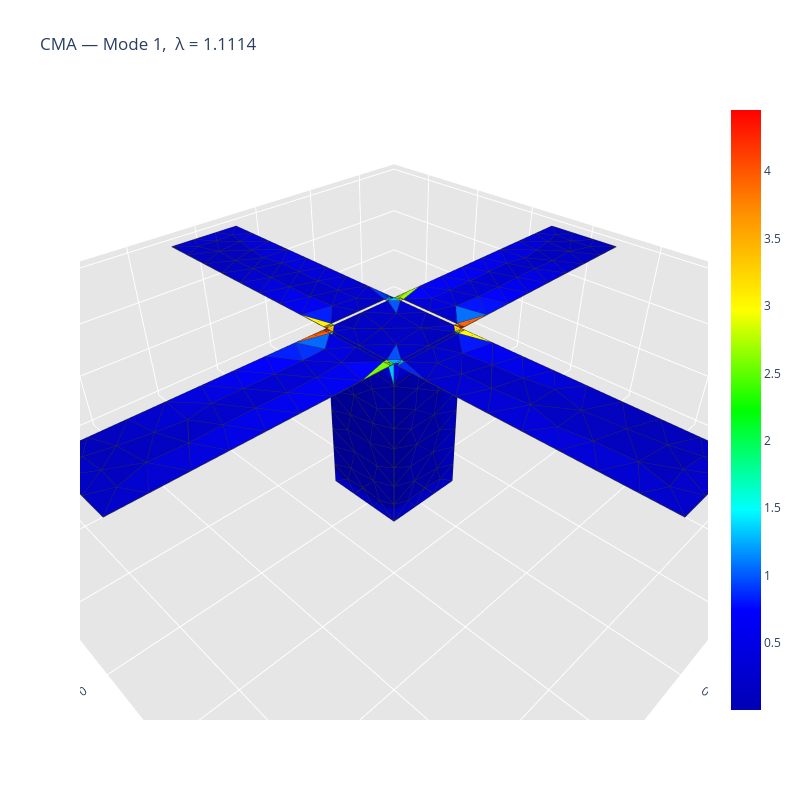
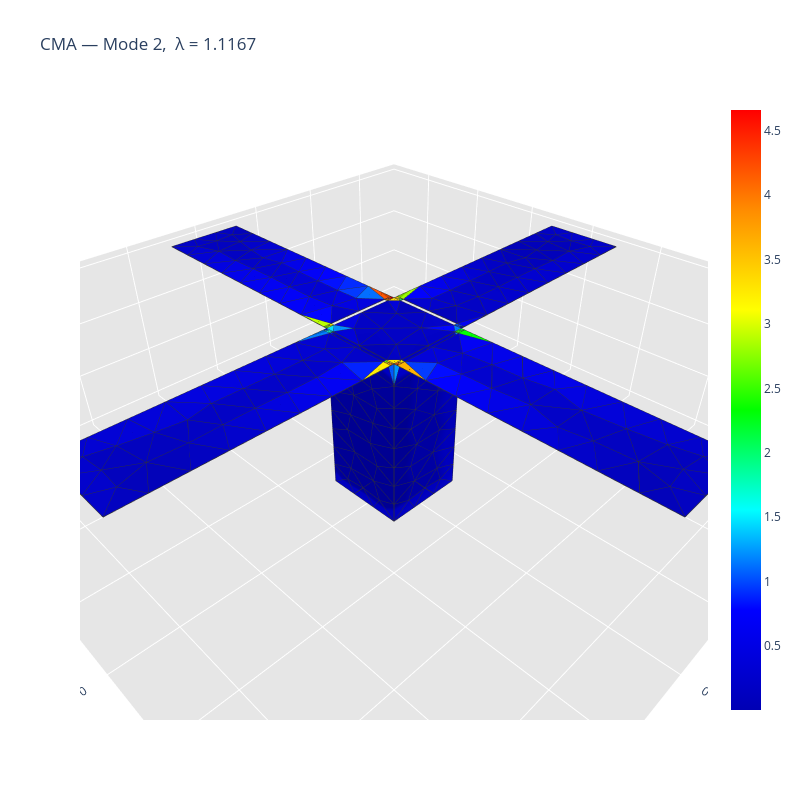
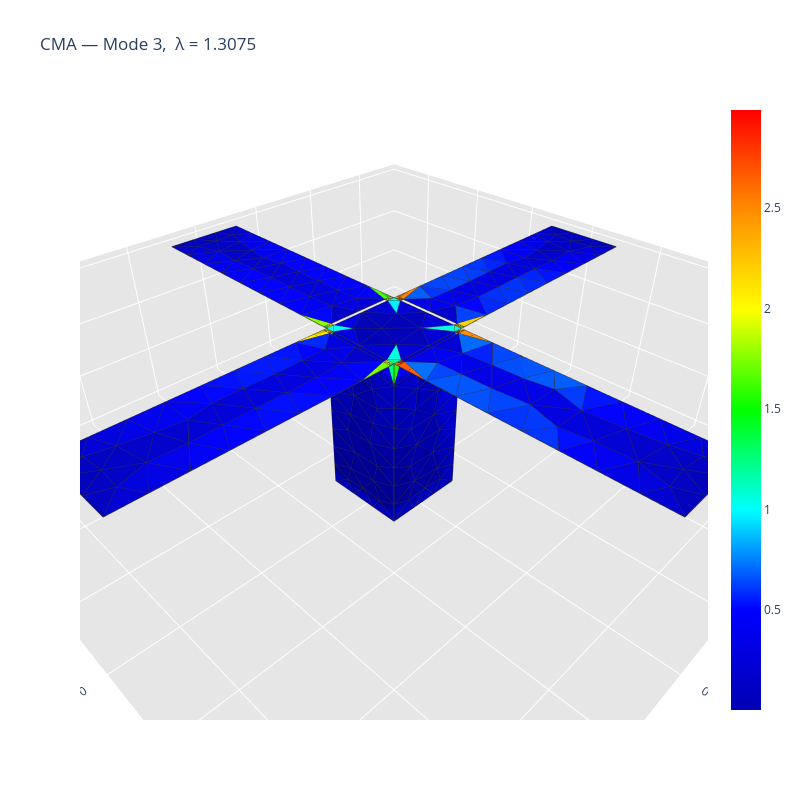
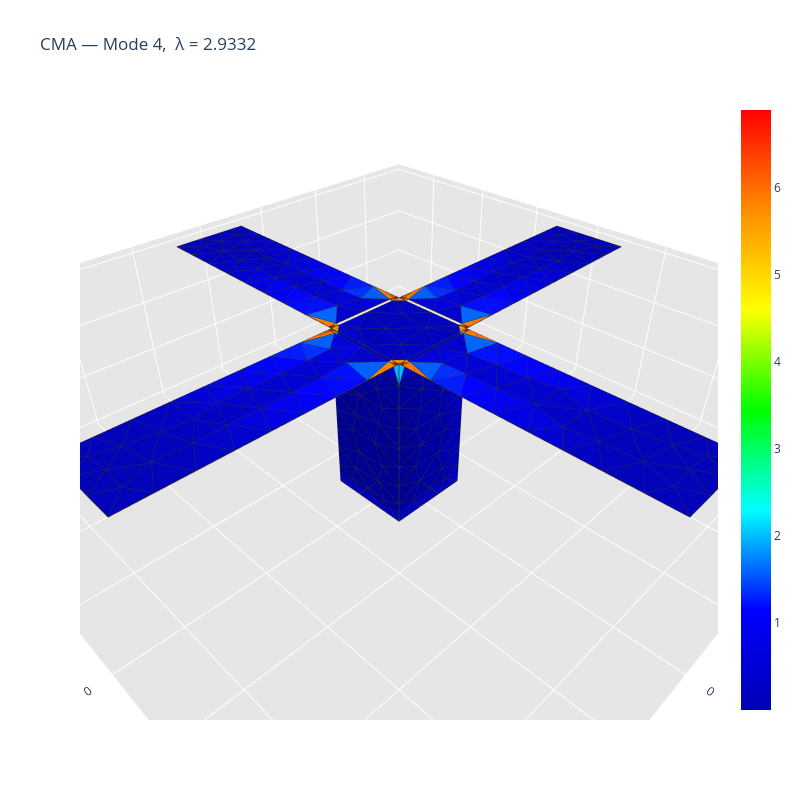

Write notebook code for charts like these, in order.
### Code cell
# 5. Characteristic currents of the first 6 modes, at the design frequency.
#    show_current_arrows=True (default) overlays black arrows along the modal
#    current; save_image=True writes cma_mode<n>_current_<name>.pdf.
frequency = 436.5e6
modal_data = cma_algorithm(path, frequency=frequency, n_modes=n_modes_cma,
                           show=True, save_image=False, show_current_arrows=True)

### Figure 1 — Plotly figure (JSON) as saved in the notebook; plotly's stock layout.template omitted (floating-point values rounded to 4 significant figures; data arrays with more than 128 entries replaced by an {"elided": "..."} marker saying what was removed)
{"data": [{"facecolor": {"elided": "530 str values"}, "i": {"elided": "530 int values"}, "j": {"elided": "530 int values"}, "k": {"elided": "530 int values"}, "name": "", "type": "mesh3d", "x": {"elided": "309 float values"}, "y": {"elided": "309 float values"}, "z": {"elided": "309 float values"}}, {"line": {"color": "rgb(50, 50, 50)", "width": 1.5}, "mode": "lines", "showlegend": false, "type": "scatter3d", "x": {"elided": "2650 float values"}, "y": {"elided": "2650 float values"}, "z": {"elided": "2650 float values"}}, {"hoverinfo": "none", "marker": {"color": [0.002699, 4.454], "colorscale": [[0, "rgb(0, 0, 180)"], [0.1667, "rgb(0, 0, 255)"], [0.3333, "rgb(0, 255, 255)"], [0.5, "rgb(0, 255, 0)"], [0.6667, "rgb(255, 255, 0)"], [0.8333, "rgb(255, 140, 0)"], [1, "rgb(255, 0, 0)"]], "showscale": true, "size": 0.1}, "mode": "markers", "showlegend": false, "type": "scatter3d", "x": [-0.05], "y": [-0.05], "z": [-0.3]}, {"anchor": "tail", "colorscale": [[0, "black"], [1, "black"]], "name": "Current direction", "showscale": false, "sizemode": "absolute", "sizeref": 0.0284, "type": "cone", "u": {"elided": "530 float values"}, "v": {"elided": "530 float values"}, "w": {"elided": "530 float values"}, "x": {"elided": "530 float values"}, "y": {"elided": "530 float values"}, "z": {"elided": "530 float values"}}], "layout": {"height": 800, "legend": {"bgcolor": "rgba(255,255,255,0.7)", "bordercolor": "lightgray", "borderwidth": 1, "x": 0.2, "xanchor": "left", "y": 0.9, "yanchor": "top"}, "scene": {"aspectratio": {"x": 1, "y": 1, "z": 0.3}, "camera": {"eye": {"x": 0.65, "y": 0.65, "z": 0.65}}, "xaxis": {"backgroundcolor": "rgb(230, 230, 230)", "gridcolor": "rgb(255, 255, 255)", "showbackground": true, "zerolinecolor": "rgb(255, 255, 255)"}, "yaxis": {"backgroundcolor": "rgb(230, 230, 230)", "gridcolor": "rgb(255, 255, 255)", "showbackground": true, "zerolinecolor": "rgb(255, 255, 255)"}, "zaxis": {"backgroundcolor": "rgb(230, 230, 230)", "gridcolor": "rgb(255, 255, 255)", "showbackground": true, "zerolinecolor": "rgb(255, 255, 255)"}}, "title": {"text": "CMA — Mode 1,  λ = 1.1114"}, "width": 800}}

### Figure 2 — Plotly figure (JSON) as saved in the notebook; plotly's stock layout.template omitted (floating-point values rounded to 4 significant figures; data arrays with more than 128 entries replaced by an {"elided": "..."} marker saying what was removed)
{"data": [{"facecolor": {"elided": "530 str values"}, "i": {"elided": "530 int values"}, "j": {"elided": "530 int values"}, "k": {"elided": "530 int values"}, "name": "", "type": "mesh3d", "x": {"elided": "309 float values"}, "y": {"elided": "309 float values"}, "z": {"elided": "309 float values"}}, {"line": {"color": "rgb(50, 50, 50)", "width": 1.5}, "mode": "lines", "showlegend": false, "type": "scatter3d", "x": {"elided": "2650 float values"}, "y": {"elided": "2650 float values"}, "z": {"elided": "2650 float values"}}, {"hoverinfo": "none", "marker": {"color": [0.00186, 4.662], "colorscale": [[0, "rgb(0, 0, 180)"], [0.1667, "rgb(0, 0, 255)"], [0.3333, "rgb(0, 255, 255)"], [0.5, "rgb(0, 255, 0)"], [0.6667, "rgb(255, 255, 0)"], [0.8333, "rgb(255, 140, 0)"], [1, "rgb(255, 0, 0)"]], "showscale": true, "size": 0.1}, "mode": "markers", "showlegend": false, "type": "scatter3d", "x": [-0.05], "y": [-0.05], "z": [-0.3]}, {"anchor": "tail", "colorscale": [[0, "black"], [1, "black"]], "name": "Current direction", "showscale": false, "sizemode": "absolute", "sizeref": 0.0284, "type": "cone", "u": {"elided": "530 float values"}, "v": {"elided": "530 float values"}, "w": {"elided": "530 float values"}, "x": {"elided": "530 float values"}, "y": {"elided": "530 float values"}, "z": {"elided": "530 float values"}}], "layout": {"height": 800, "legend": {"bgcolor": "rgba(255,255,255,0.7)", "bordercolor": "lightgray", "borderwidth": 1, "x": 0.2, "xanchor": "left", "y": 0.9, "yanchor": "top"}, "scene": {"aspectratio": {"x": 1, "y": 1, "z": 0.3}, "camera": {"eye": {"x": 0.65, "y": 0.65, "z": 0.65}}, "xaxis": {"backgroundcolor": "rgb(230, 230, 230)", "gridcolor": "rgb(255, 255, 255)", "showbackground": true, "zerolinecolor": "rgb(255, 255, 255)"}, "yaxis": {"backgroundcolor": "rgb(230, 230, 230)", "gridcolor": "rgb(255, 255, 255)", "showbackground": true, "zerolinecolor": "rgb(255, 255, 255)"}, "zaxis": {"backgroundcolor": "rgb(230, 230, 230)", "gridcolor": "rgb(255, 255, 255)", "showbackground": true, "zerolinecolor": "rgb(255, 255, 255)"}}, "title": {"text": "CMA — Mode 2,  λ = 1.1167"}, "width": 800}}

### Figure 3 — Plotly figure (JSON) as saved in the notebook; plotly's stock layout.template omitted (floating-point values rounded to 4 significant figures; data arrays with more than 128 entries replaced by an {"elided": "..."} marker saying what was removed)
{"data": [{"facecolor": {"elided": "530 str values"}, "i": {"elided": "530 int values"}, "j": {"elided": "530 int values"}, "k": {"elided": "530 int values"}, "name": "", "type": "mesh3d", "x": {"elided": "309 float values"}, "y": {"elided": "309 float values"}, "z": {"elided": "309 float values"}}, {"line": {"color": "rgb(50, 50, 50)", "width": 1.5}, "mode": "lines", "showlegend": false, "type": "scatter3d", "x": {"elided": "2650 float values"}, "y": {"elided": "2650 float values"}, "z": {"elided": "2650 float values"}}, {"hoverinfo": "none", "marker": {"color": [0.001509, 2.988], "colorscale": [[0, "rgb(0, 0, 180)"], [0.1667, "rgb(0, 0, 255)"], [0.3333, "rgb(0, 255, 255)"], [0.5, "rgb(0, 255, 0)"], [0.6667, "rgb(255, 255, 0)"], [0.8333, "rgb(255, 140, 0)"], [1, "rgb(255, 0, 0)"]], "showscale": true, "size": 0.1}, "mode": "markers", "showlegend": false, "type": "scatter3d", "x": [-0.05], "y": [-0.05], "z": [-0.3]}, {"anchor": "tail", "colorscale": [[0, "black"], [1, "black"]], "name": "Current direction", "showscale": false, "sizemode": "absolute", "sizeref": 0.0284, "type": "cone", "u": {"elided": "530 float values"}, "v": {"elided": "530 float values"}, "w": {"elided": "530 float values"}, "x": {"elided": "530 float values"}, "y": {"elided": "530 float values"}, "z": {"elided": "530 float values"}}], "layout": {"height": 800, "legend": {"bgcolor": "rgba(255,255,255,0.7)", "bordercolor": "lightgray", "borderwidth": 1, "x": 0.2, "xanchor": "left", "y": 0.9, "yanchor": "top"}, "scene": {"aspectratio": {"x": 1, "y": 1, "z": 0.3}, "camera": {"eye": {"x": 0.65, "y": 0.65, "z": 0.65}}, "xaxis": {"backgroundcolor": "rgb(230, 230, 230)", "gridcolor": "rgb(255, 255, 255)", "showbackground": true, "zerolinecolor": "rgb(255, 255, 255)"}, "yaxis": {"backgroundcolor": "rgb(230, 230, 230)", "gridcolor": "rgb(255, 255, 255)", "showbackground": true, "zerolinecolor": "rgb(255, 255, 255)"}, "zaxis": {"backgroundcolor": "rgb(230, 230, 230)", "gridcolor": "rgb(255, 255, 255)", "showbackground": true, "zerolinecolor": "rgb(255, 255, 255)"}}, "title": {"text": "CMA — Mode 3,  λ = 1.3075"}, "width": 800}}

### Figure 4 — Plotly figure (JSON) as saved in the notebook; plotly's stock layout.template omitted (floating-point values rounded to 4 significant figures; data arrays with more than 128 entries replaced by an {"elided": "..."} marker saying what was removed)
{"data": [{"facecolor": {"elided": "530 str values"}, "i": {"elided": "530 int values"}, "j": {"elided": "530 int values"}, "k": {"elided": "530 int values"}, "name": "", "type": "mesh3d", "x": {"elided": "309 float values"}, "y": {"elided": "309 float values"}, "z": {"elided": "309 float values"}}, {"line": {"color": "rgb(50, 50, 50)", "width": 1.5}, "mode": "lines", "showlegend": false, "type": "scatter3d", "x": {"elided": "2650 float values"}, "y": {"elided": "2650 float values"}, "z": {"elided": "2650 float values"}}, {"hoverinfo": "none", "marker": {"color": [0.001853, 6.899], "colorscale": [[0, "rgb(0, 0, 180)"], [0.1667, "rgb(0, 0, 255)"], [0.3333, "rgb(0, 255, 255)"], [0.5, "rgb(0, 255, 0)"], [0.6667, "rgb(255, 255, 0)"], [0.8333, "rgb(255, 140, 0)"], [1, "rgb(255, 0, 0)"]], "showscale": true, "size": 0.1}, "mode": "markers", "showlegend": false, "type": "scatter3d", "x": [-0.05], "y": [-0.05], "z": [-0.3]}, {"anchor": "tail", "colorscale": [[0, "black"], [1, "black"]], "name": "Current direction", "showscale": false, "sizemode": "absolute", "sizeref": 0.0284, "type": "cone", "u": {"elided": "530 float values"}, "v": {"elided": "530 float values"}, "w": {"elided": "530 float values"}, "x": {"elided": "530 float values"}, "y": {"elided": "530 float values"}, "z": {"elided": "530 float values"}}], "layout": {"height": 800, "legend": {"bgcolor": "rgba(255,255,255,0.7)", "bordercolor": "lightgray", "borderwidth": 1, "x": 0.2, "xanchor": "left", "y": 0.9, "yanchor": "top"}, "scene": {"aspectratio": {"x": 1, "y": 1, "z": 0.3}, "camera": {"eye": {"x": 0.65, "y": 0.65, "z": 0.65}}, "xaxis": {"backgroundcolor": "rgb(230, 230, 230)", "gridcolor": "rgb(255, 255, 255)", "showbackground": true, "zerolinecolor": "rgb(255, 255, 255)"}, "yaxis": {"backgroundcolor": "rgb(230, 230, 230)", "gridcolor": "rgb(255, 255, 255)", "showbackground": true, "zerolinecolor": "rgb(255, 255, 255)"}, "zaxis": {"backgroundcolor": "rgb(230, 230, 230)", "gridcolor": "rgb(255, 255, 255)", "showbackground": true, "zerolinecolor": "rgb(255, 255, 255)"}}, "title": {"text": "CMA — Mode 4,  λ = 2.9332"}, "width": 800}}
